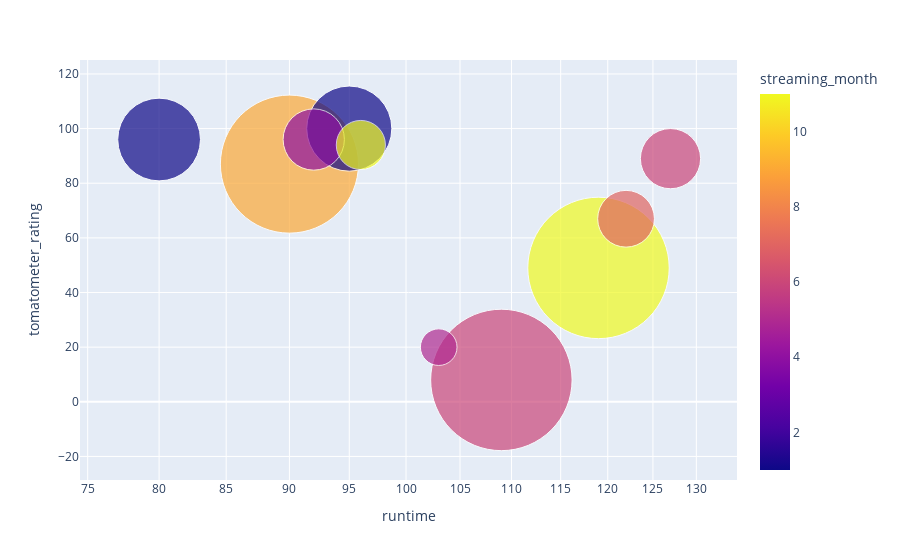

Write notebook code for a chart like this one.
### Code cell
production_fig2 = px.scatter(top_companies, x='runtime', y='tomatometer_rating',log_x=True, size='tomatometer_count',size_max=100, color='streaming_month',hover_name='production_company')

production_fig2.show()

### Figure 1 — Plotly figure (JSON) as saved in the notebook; plotly's stock layout.template omitted (floating-point values rounded to 4 significant figures)
{"data": [{"hovertemplate": "<b>%{hovertext}</b><br><br>runtime=%{x}<br>tomatometer_rating=%{y}<br>tomatometer_count=%{marker.size}<br>streaming_month=%{marker.color}<extra></extra>", "hovertext": ["20th Century Fox", "Sony Pictures Classics", "Waner Bros.", "Criterion Collection", "Disney", "Warner Bros. Pictures", "Gaumont British Distributors", "Columbia Pictures", "Excel Entertainment", "New Video Group"], "legendgroup": "", "marker": {"color": [11, 9, 7, 1, 6, 6, 1, 4, 5, 11], "coloraxis": "coloraxis", "size": [149, 142, 24, 54, 27, 149, 51, 28, 10, 18], "sizemode": "area", "sizeref": 0.0149, "symbol": "circle"}, "mode": "markers", "name": "", "orientation": "v", "showlegend": false, "type": "scatter", "x": [119, 90, 122, 95, 127, 109, 80, 92, 103, 96], "xaxis": "x", "y": [49, 87, 67, 100, 89, 8, 96, 96, 20, 94], "yaxis": "y"}], "layout": {"coloraxis": {"colorbar": {"title": {"text": "streaming_month"}}, "colorscale": [[0, "#0d0887"], [0.1111, "#46039f"], [0.2222, "#7201a8"], [0.3333, "#9c179e"], [0.4444, "#bd3786"], [0.5556, "#d8576b"], [0.6667, "#ed7953"], [0.7778, "#fb9f3a"], [0.8889, "#fdca26"], [1, "#f0f921"]]}, "legend": {"itemsizing": "constant", "tracegroupgap": 0}, "margin": {"t": 60}, "xaxis": {"anchor": "y", "domain": [0, 1], "title": {"text": "runtime"}, "type": "log"}, "yaxis": {"anchor": "x", "domain": [0, 1], "title": {"text": "tomatometer_rating"}}}}
